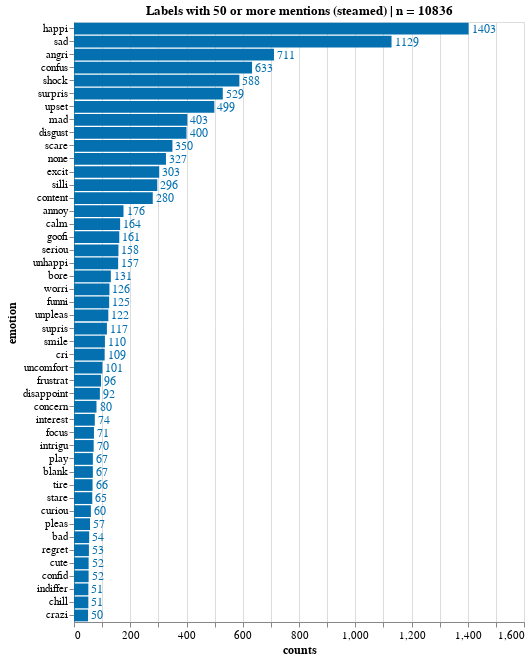

Notebook cell for this chart:
### Code cell
source = df_emo_overall[df_emo_overall['counts'] > 49]
title = 'Labels with 50 or more mentions (steamed) | n = '+ source['counts'].sum().astype(str)
X, Y = 'counts:Q', 'emotion:N'
w, h= 450, 600
txs, ls, ts = 12, 11, 12

chart_overall_per = simple_count_bar(source, title=title, X=X, Y=Y, width=w, height=h, text_size = txs, label_size = ls, title_size=ts)
chart_overall_per.display(renderer='svg')

### Figure 1 — Vega-Lite specification as saved in the notebook (floating-point values rounded to 4 significant figures)
{"config": {"view": {"continuousWidth": 400, "continuousHeight": 300}, "axis": {"labelFontSize": 11, "titleFontSize": 12}}, "layer": [{"mark": "bar", "encoding": {"color": {"condition": {"value": "#orange", "test": "(datum.emotion === 'Some')"}, "value": "#0570b0"}, "x": {"type": "quantitative", "field": "counts"}, "y": {"type": "nominal", "field": "emotion", "sort": "-x"}}, "title": "Labels with 50 or more mentions (steamed) | n = 10836"}, {"mark": {"type": "text", "align": "left", "baseline": "middle", "dx": 3, "fontSize": 12}, "encoding": {"color": {"condition": {"value": "#orange", "test": "(datum.emotion === 'Some')"}, "value": "#0570b0"}, "text": {"type": "quantitative", "field": "counts"}, "x": {"type": "quantitative", "field": "counts"}, "y": {"type": "nominal", "field": "emotion", "sort": "-x"}}, "title": "Labels with 50 or more mentions (steamed) | n = 10836"}], "data": {"name": "data-488d9acce58598fcd2e87bc0f86ebe03"}, "height": 600, "width": 450, "$schema": "https://vega.github.io/schema/vega-lite/v4.8.1.json", "datasets": {"data-488d9acce58598fcd2e87bc0f86ebe03": [{"counts": 1403, "emotion": "happi", "percent": 0.09767}, {"counts": 1129, "emotion": "sad", "percent": 0.0786}, {"counts": 711, "emotion": "angri", "percent": 0.0495}, {"counts": 633, "emotion": "confus", "percent": 0.04407}, {"counts": 588, "emotion": "shock", "percent": 0.04094}, {"counts": 529, "emotion": "surpris", "percent": 0.03683}, {"counts": 499, "emotion": "upset", "percent": 0.03474}, {"counts": 403, "emotion": "mad", "percent": 0.02806}, {"counts": 400, "emotion": "disgust", "percent": 0.02785}, {"counts": 350, "emotion": "scare", "percent": 0.02437}, {"counts": 327, "emotion": "none", "percent": 0.02277}, {"counts": 303, "emotion": "excit", "percent": 0.02109}, {"counts": 296, "emotion": "silli", "percent": 0.02061}, {"counts": 280, "emotion": "content", "percent": 0.01949}, {"counts": 176, "emotion": "annoy", "percent": 0.01225}, {"counts": 164, "emotion": "calm", "percent": 0.01142}, {"counts": 161, "emotion": "goofi", "percent": 0.01121}, {"counts": 158, "emotion": "seriou", "percent": 0.011}, {"counts": 157, "emotion": "unhappi", "percent": 0.01093}, {"counts": 131, "emotion": "bore", "percent": 0.00912}, {"counts": 126, "emotion": "worri", "percent": 0.008772}, {"counts": 125, "emotion": "funni", "percent": 0.008702}, {"counts": 122, "emotion": "unpleas", "percent": 0.008493}, {"counts": 117, "emotion": "supris", "percent": 0.008145}, {"counts": 110, "emotion": "smile", "percent": 0.007658}, {"counts": 109, "emotion": "cri", "percent": 0.007588}, {"counts": 101, "emotion": "uncomfort", "percent": 0.007031}, {"counts": 96, "emotion": "frustrat", "percent": 0.006683}, {"counts": 92, "emotion": "disappoint", "percent": 0.006405}, {"counts": 80, "emotion": "concern", "percent": 0.005569}, {"counts": 74, "emotion": "interest", "percent": 0.005152}, {"counts": 71, "emotion": "focus", "percent": 0.004943}, {"counts": 70, "emotion": "intrigu", "percent": 0.004873}, {"counts": 67, "emotion": "play", "percent": 0.004664}, {"counts": 67, "emotion": "blank", "percent": 0.004664}, {"counts": 66, "emotion": "tire", "percent": 0.004595}, {"counts": 65, "emotion": "stare", "percent": 0.004525}, {"counts": 60, "emotion": "curiou", "percent": 0.004177}, {"counts": 57, "emotion": "pleas", "percent": 0.003968}, {"counts": 54, "emotion": "bad", "percent": 0.003759}, {"counts": 53, "emotion": "regret", "percent": 0.00369}, {"counts": 52, "emotion": "cute", "percent": 0.00362}, {"counts": 52, "emotion": "confid", "percent": 0.00362}, {"counts": 51, "emotion": "indiffer", "percent": 0.003551}, {"counts": 51, "emotion": "chill", "percent": 0.003551}, {"counts": 50, "emotion": "crazi", "percent": 0.003481}]}}
